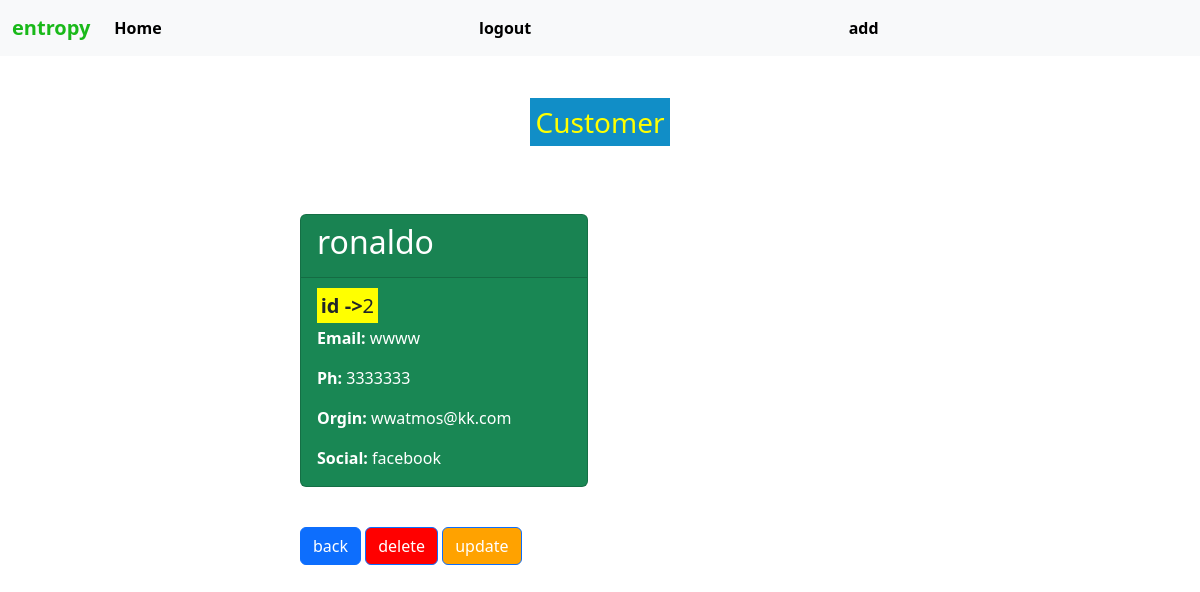
/customer/2 (signed in), run on the app's committed database.
### userapp/models.py (models this page shows, shortened)
class record(models.Model):
    username=models.CharField(max_length=20)
    number=models.CharField(max_length=20)
    email=models.CharField(max_length=20)
    country=models.CharField(max_length=20)
    platform=models.CharField(max_length=20)

### userapp/views.py (the view)
# urls.py: path('customer/<pk>',views.customer,name='customer'),
def customer(req,pk):
    if req.user.is_authenticated:
        customer=record.objects.get(id=pk)
        return render(req,'record.html',{'record':customer})
    else:
        messages.success(req,'yo login !/')
        return redirect('home')

### userapp/templates/record.html
{% extends 'base.html' %}
{% block content %}
<div class="col-md-6 offset-md-3">
    <h3 style="text-align: center; margin: 50px;"><mark style="background-color: rgb(17, 142, 199);color:yellow">Customer</mark></h3>
    <br/>
        <div class="card text-bg-success mb-3" style="max-width: 18rem;">
            <div class="card-header"><h2>{{ record.username }}</h2></div>
            <div class="card-body">
              <h5 class="card-title"><mark style="background-color: yellow;"><strong><label>id -> </label></strong>{{ record.id }}</mark></h5>
              <p class="card-text"><strong>Email: </strong>{{ record.email }}</p>
              <p class="card-text"><strong>Ph: </strong>{{ record.number }}</p>
              <p class="card-text"><strong>Orgin: </strong>{{ record.country }}</p>
              <p class="card-text"><strong>Social: </strong>{{ record.platform }}</p>
            </div>
          </div>
    <br/>
    <a href="{% url 'home' %}" class="btn btn-primary">back</a>
    <a href="{% url 'delete' record.id %}" class="btn btn-primary" style="background-color: red;">delete</a>
    <a href="{% url 'update' record.id %}" class="btn btn-primary" style="background-color: rgb(255, 162, 0);">update</a>
</div>
{% endblock %}

### data on the page
record: username "ronaldo", id "2", email "wwww", number "3333333", country "wwatmos@kk.com", platform "facebook"
